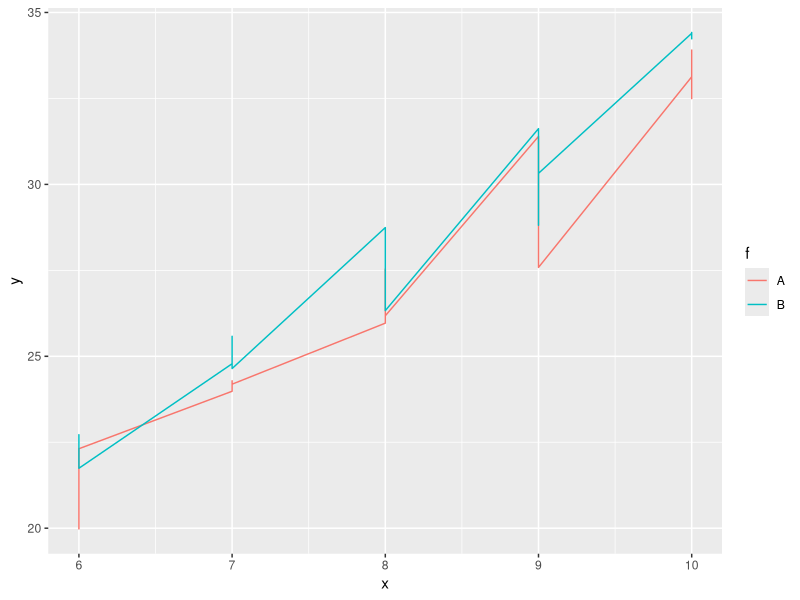
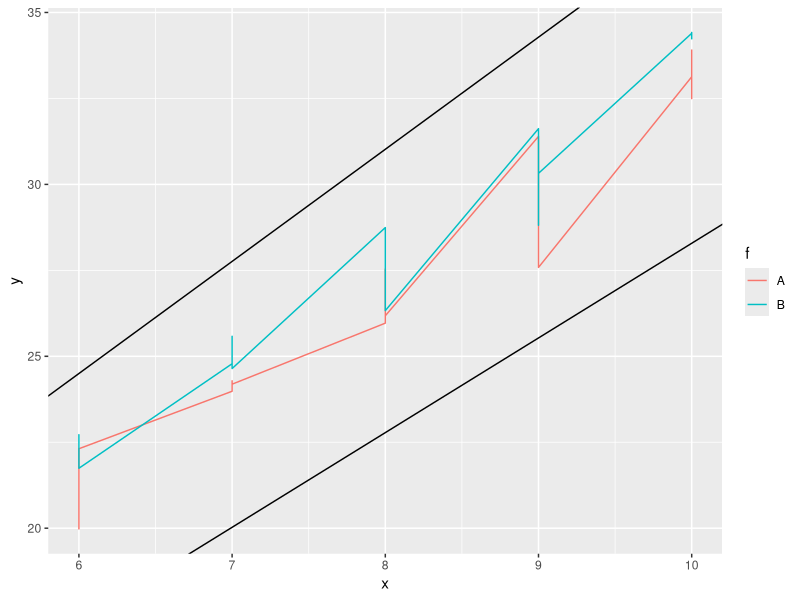
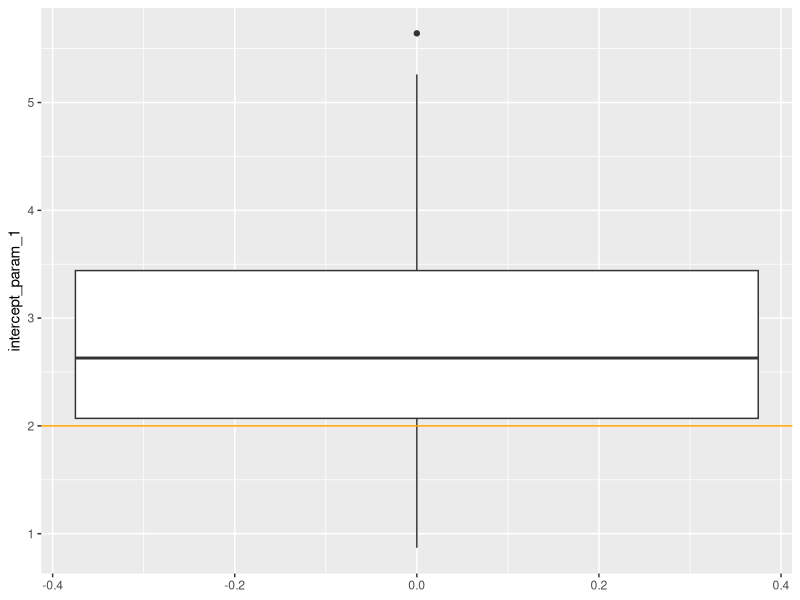
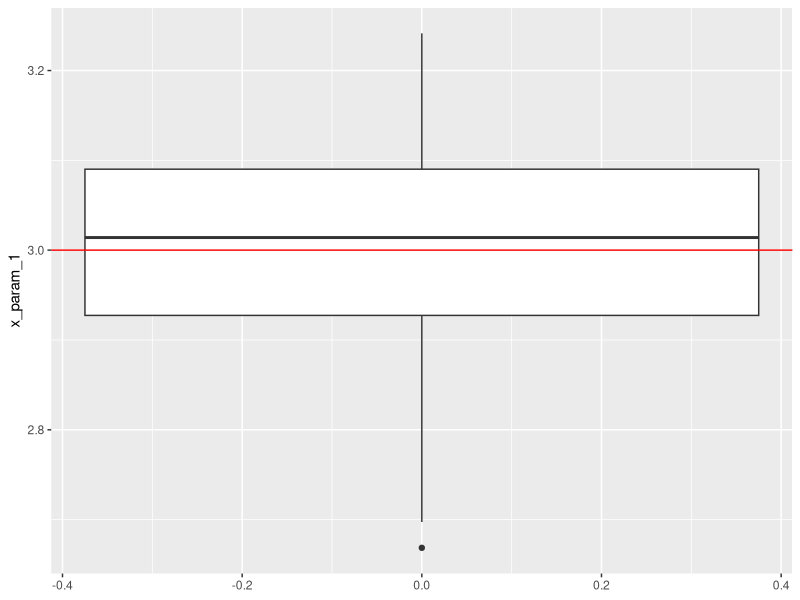
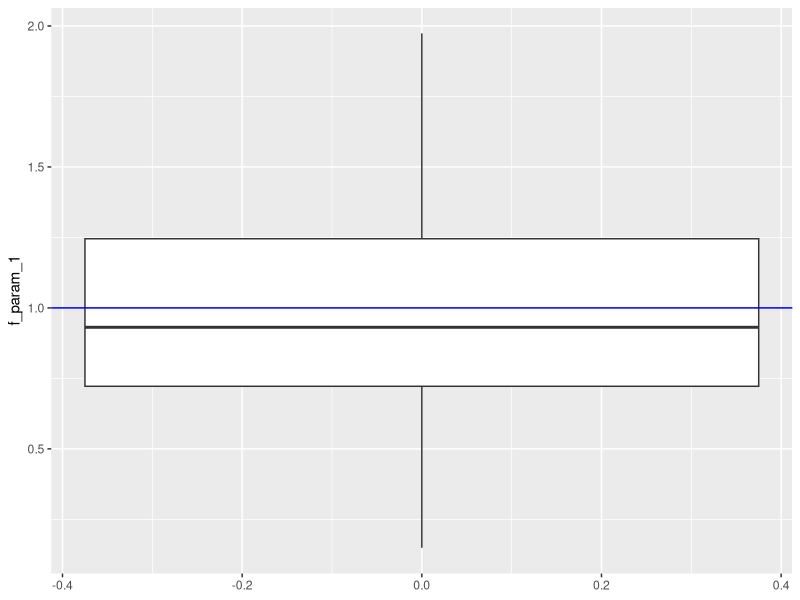
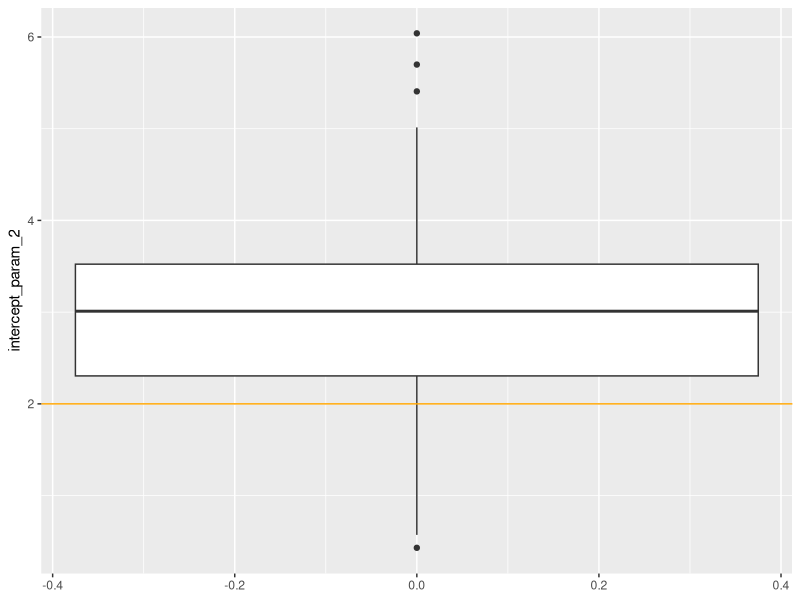
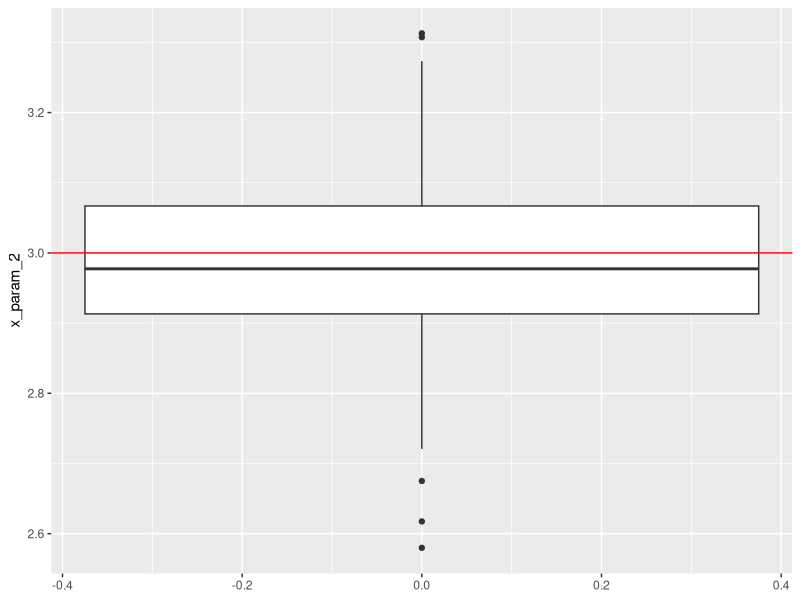
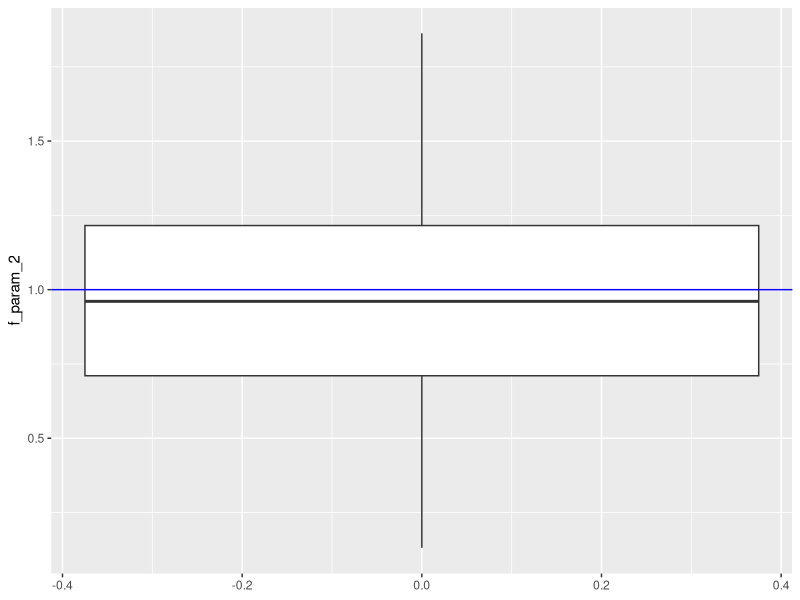

The R script that drew these images, in order:
## ---- chunk 1
library(knitr)
library(ggplot2)
## ---- chunk 2
set.seed(1)
x <- rep(6:10, 6)
f <- factor(c(rep("A", times=15), rep("B", times = 15)))
e <- rnorm(30, 0.8)
y <- 2 + as.numeric(f)-1 + 3 * x + e
df <- data.frame(f = f, x = x, error = e, y = y)
## ---- chunk 3
kable(df)
basic_plot <- ggplot(df) + geom_line((aes(x = x, y = y, color = f)))
basic_plot
## ---- chunk 4
linear_model <- lm(data = df, formula = y ~ x + f)
summary.lm(linear_model)
## ---- chunk 5
linear_model_intercept <- as.vector(confint(linear_model, "(Intercept)", level=0.95))
linear_model_x <- as.vector(confint(linear_model, "x", level=0.95))

basic_plot +
 geom_abline(intercept = linear_model_intercept[1], slope = linear_model_x[1]) +
 geom_abline(intercept = linear_model_intercept[2],slope = linear_model_x[2])
## ---- chunk 6
generate_dataset <- function(n_a, n_b) {
  rm(.Random.seed, envir=globalenv())
  x <- rep(6:10, (n_a+n_b)/5)
  f <- factor(c(rep("A", times=n_a), rep("B", times = n_b)))
  e <- rnorm(n_a + n_b, 0.8)
  y <- 2 + as.numeric(f)-1 + 3 * x + e
  df <- data.frame(f = f, x = x, error = e, y = y)  
}
## ---- chunk 7
estimates <- function(n_a, n_b) {
  df <- generate_dataset(n_a, n_b)
  linear_model <- lm(data = df, formula = y ~ x + f)
  return(as.vector(coef(linear_model)))
}
## ---- chunk 8
result_1 <- lapply(1:100, function(n) {
  estimates(15,15)
})
## ---- chunk 9
intercept_param_1 <- unlist(lapply(result_1, function(elem) {
  elem[1]
}))

ggplot() +
  geom_boxplot(aes(y = intercept_param_1)) +
  geom_hline(yintercept = 2, color = "orange")
## ---- chunk 10
x_param_1 <- unlist(lapply(result_1, function(elem) {
  elem[2]
}))

ggplot() +
  geom_boxplot(aes(y = x_param_1)) +
  geom_hline(yintercept = 3, color = "red") 
## ---- chunk 11
f_param_1 <- unlist(lapply(result_1, function(elem) {
  elem[3]
}))

ggplot() +
  geom_boxplot(aes(y = f_param_1)) +
  geom_hline(yintercept = 1, color = "blue") 
## ---- chunk 12
rm(.Random.seed, envir=globalenv())
result_2 <- lapply(1:100, function(number) {
  estimates(20,10)
})
## ---- chunk 13
intercept_param_2 <- unlist(lapply(result_2, function(elem) {
  elem[1]
}))

ggplot() +
  geom_boxplot(aes(y = intercept_param_2)) +
  geom_hline(yintercept = 2, color = "orange")
## ---- chunk 14
x_param_2 <- unlist(lapply(result_2, function(elem) {
  elem[2]
}))

ggplot() +
  geom_boxplot(aes(y = x_param_2)) +
  geom_hline(yintercept = 3, color = "red") 
## ---- chunk 15
f_param_2 <- unlist(lapply(result_2, function(elem) {
  elem[3]
}))

ggplot() +
  geom_boxplot(aes(y = f_param_2)) +
  geom_hline(yintercept = 1, color = "blue") 
## ---- chunk 16
comparison_matrix <- matrix(c(mean(intercept_param_1), mean(intercept_param_2), 2,
                              mean(x_param_1), mean(x_param_2), 3,
                              mean(f_param_1), mean(f_param_2), 1), 3, 3, byrow = TRUE)

rownames(comparison_matrix) <- c("Intercept", "x", "f")
colnames(comparison_matrix) <- c("Estimate - Data set 1", 
                                 "Estimate - Data set 2", "True Value")

kable(comparison_matrix)
